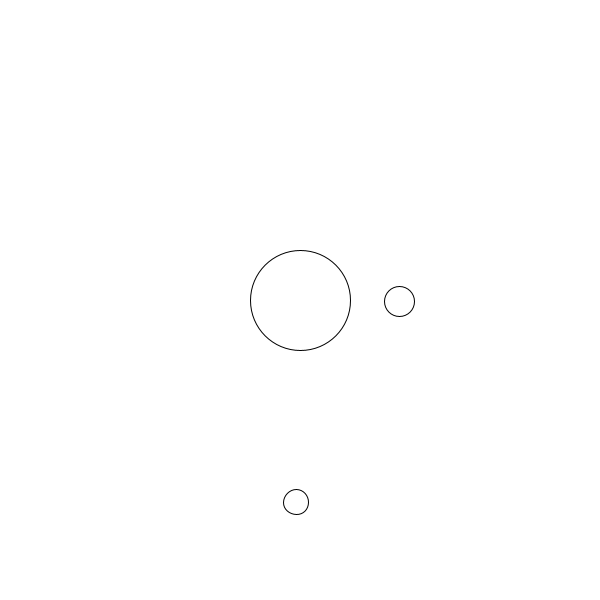
Frame 1 (no input)
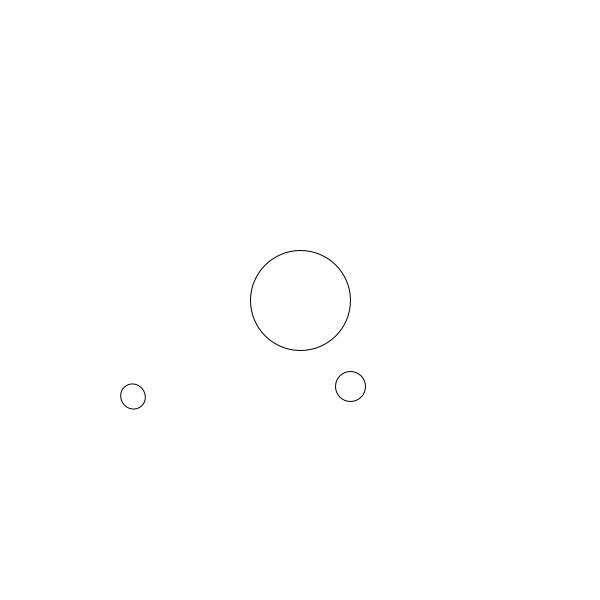
Frame 60 (the mouse pressed at the canvas centre just before this capture)
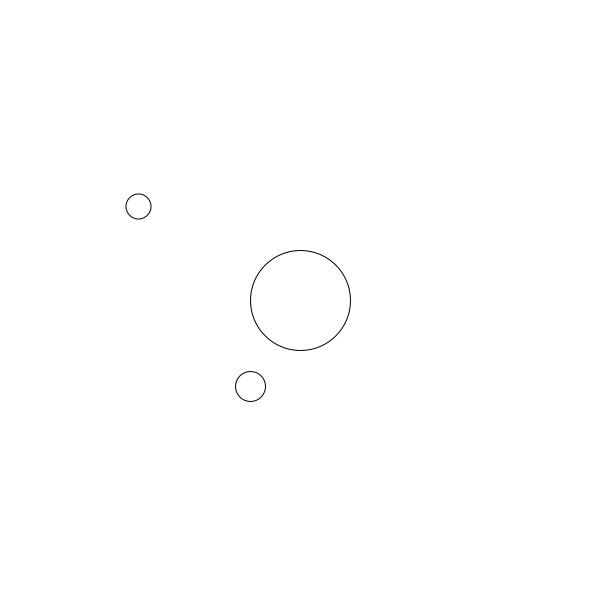
Frame 120 (the mouse held since frame 60 and released just before this capture)

The Processing sketch that drew these frames (run headless with seeded random() and noise(); from frame 60 on, the mouse is pressed at the canvas centre):

// Processing sketch: sin_and_cos_practice
// ── sin_and_cos_practice.pde
float x, y;
float theta ;
float x1, y1;

void setup() {
  size(600, 600);
} 

void draw() {
  background(255);

  theta+=1;


  pushMatrix();
  translate(width/2, height/2);
  //where you are wanting to translating it to
  rotate(radians(theta));

  y = sin(theta/10)*25 +200;
  //dividing theta will smooth out the orbit
  //*25 is the SIZE of the orbit/oscillation THE SIZE OF THE WAVE
  //200 is our y offset WHERE THE WAVE IS STARTING FROM

  ellipse(0, y, 25, 25);
  popMatrix();
  x1 = cos(radians(theta))*100 + width/2;
  y1 = sin(radians(theta))*100 + width/2;
  ellipse(x1, y1, 30, 30);

  ellipse(width/2, height/2, 100, 100);
}
